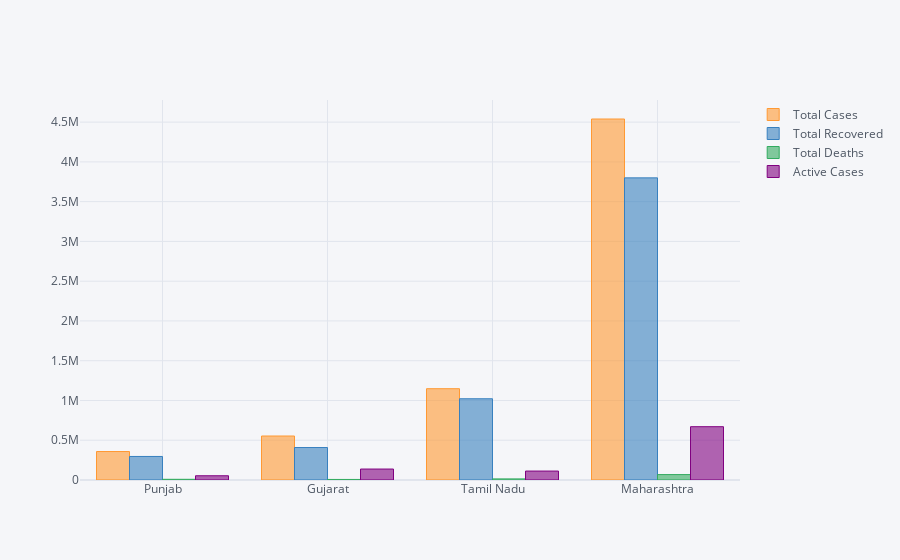

Notebook cell for this chart:
### Code cell
de.mean().sort_values(by="Total Cases").iplot(kind="bar")

### Figure 1 — Plotly figure (JSON) as saved in the notebook; plotly's stock layout.template omitted (floating-point values rounded to 4 significant figures)
{"data": [{"marker": {"color": "rgba(255, 153, 51, 0.6)", "line": {"color": "rgba(255, 153, 51, 1.0)", "width": 1}}, "name": "Total Cases", "orientation": "v", "text": "", "type": "bar", "x": ["Punjab", "Gujarat", "Tamil Nadu", "Maharashtra"], "y": [358186, 553172, 1148064, 4539553]}, {"marker": {"color": "rgba(55, 128, 191, 0.6)", "line": {"color": "rgba(55, 128, 191, 1.0)", "width": 1}}, "name": "Total Recovered", "orientation": "v", "text": "", "type": "bar", "x": ["Punjab", "Gujarat", "Tamil Nadu", "Maharashtra"], "y": [295988, 408368, 1021575, 3799266]}, {"marker": {"color": "rgba(50, 171, 96, 0.6)", "line": {"color": "rgba(50, 171, 96, 1.0)", "width": 1}}, "name": "Total Deaths", "orientation": "v", "text": "", "type": "bar", "x": ["Punjab", "Gujarat", "Tamil Nadu", "Maharashtra"], "y": [8772, 7010, 13933, 67985]}, {"marker": {"color": "rgba(128, 0, 128, 0.6)", "line": {"color": "rgba(128, 0, 128, 1.0)", "width": 1}}, "name": "Active Cases", "orientation": "v", "text": "", "type": "bar", "x": ["Punjab", "Gujarat", "Tamil Nadu", "Maharashtra"], "y": [53426, 137794, 112556, 670301]}], "layout": {"legend": {"bgcolor": "#F5F6F9", "font": {"color": "#4D5663"}}, "paper_bgcolor": "#F5F6F9", "plot_bgcolor": "#F5F6F9", "title": {"font": {"color": "#4D5663"}}, "xaxis": {"gridcolor": "#E1E5ED", "showgrid": true, "tickfont": {"color": "#4D5663"}, "title": {"font": {"color": "#4D5663"}, "text": ""}, "zerolinecolor": "#E1E5ED"}, "yaxis": {"gridcolor": "#E1E5ED", "showgrid": true, "tickfont": {"color": "#4D5663"}, "title": {"font": {"color": "#4D5663"}, "text": ""}, "zerolinecolor": "#E1E5ED"}}}
